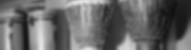
#> input picture assets/block_matching/Djembe_left.png, 191 x 50 px
$ jupyter execute --allow-errors a2_p1_block_matching.ipynb   (shell and % lines are left out)
#> lines starting #> are read from the running program, lines starting #| are printed output that depends on the picture
# perform_block_matching

Write a Python3 function `perform_block_matching(image_left, image_right, block_size, max_disparity)` which performs and returns the best disparity map using the block matching algorithm taught in CompSci773 lecture and tutorial. The function arguments 'image_left' and 'image_right' are a Python3 Numpy list of lists for the left image and the right image, taken from the two cameras. You may assume the left image and right image have been rectified. The function argument 'block_size' is the block size in the block matching algorithm, while 'max_disparity' is the maximum possible disparity value.

Your function should return a Python3 list of lists containing the computed disparity map with the same height and width as the left and right images. To do that, you need to implement the correct image border handling. In this question, you should extend the border by padding with boundary values of the input image (BorderBoundaryPadding). To do that, you may use our helper function 'reflect_make_border(image, offset)' to perform border padding and acquire the padded image. Function argument 'image' is your input image, and 'offset' is the padding width (offset = block_size // 2). You need to do that for both left and right images. Then, before you return the computed disparity map, you need to remove the padded regions to preserve the original image size.

For Block-Score (x, y, d) discussed in the lecture and tutorial, you should use NCC (Normalized Cross Correlation) to compute the cost between two blocks in the left and right images. You may use our helper function 'ncc_cost(block_left, block_right)' to compute NCC as well. The function arguments 'block_left' and 'block_right' are the left and right image windows, respectively.

Note: Do not round your results in any way!

Note: Do not perform any normalization on your disparity map!

Note: You may assume the Python module "Numpy" is available.

Note: You may download the following left and right images to test your code on your own code editor!

Click Here to Download Left Image, Click Here to Download Right Image

Note: You may also download the expected disparity map (in .npy format) below. To read the .npy file, use the following code: np.load('disparity_map.npy').

Click Here to Download Data

[cell 1]
import numpy as np
from PIL import Image
import matplotlib.pyplot as plt

[cell 2]
def ncc_cost(block_left, block_right):
    # Implementation for Normalized Cross-Correlation cost
    nom_left = block_left - np.mean(block_left)
    nom_right = block_right - np.mean(block_right)
    numerator = np.sum(nom_left * nom_right)
    denominator = np.sqrt(np.sum(nom_left ** 2) * np.sum(nom_right ** 2))
    if denominator == 0:
        return 0
    return numerator / denominator

[cell 3]
def reflect_make_border(image, offset):
    # extend the border by padding with boundary values of the input image
    return np.pad(image, ((offset, offset), (offset, offset)), mode='edge')

[cell 4]
def perform_block_matching(image_left, image_right, block_size, max_disparity, debug_x=None, debug_y=None):
#> called with image_left = array of shape (7, 7), image_right = array of shape (7, 7), block_size = 3, max_disparity = 5
    debug = debug_x is not None and debug_y is not None
    height, width = image_left.shape
    offset = block_size // 2

    # print(f"offset: {offset}")

    # Extend the border by padding with boundary values
    padded_left = reflect_make_border(image_left, offset)
    padded_right = reflect_make_border(image_right, offset)

    # Initialize the disparity map
    disparity_map = np.zeros((height, width), dtype=int)

    # Iterate over every pixel in the original img
    for h in range(height):
        for w in range(width):
            # Map coordinates to the padded img
            y = h + offset
            x = w + offset

            best_score = -float('inf')
            best_disparity = 0

            # Extract left img reference block
            block_left = padded_left[y - offset : y + offset + 1, x - offset : x + offset + 1]

            if debug and h == debug_y and w == debug_x:
                print(f"Debugging pixel at (row={h}, col={w})")
                print(f"Reference block from left image:\n{block_left}")
                print("\n"+"-"*50+"\n")

            # Evaluate 0 => max_disparity
            for d in range(max_disparity + 1):
                x_right = x - d

                # Stop if outside the padded boundary
                if x_right - offset < 0:
                    break

                # right img corresponding block
                block_right = padded_right[y - offset : y + offset + 1, x_right - offset : x_right + offset + 1]

                if debug and h == debug_y and w == debug_x:
                    print(f"Corresponding block from right image:\n{block_right}")
                    print("\n"+"-"*10+"\n")

                # Compute NCC
                score = ncc_cost(block_left, block_right)

                # best disparity
                if score > best_score:
                    best_score = score
                    best_disparity = d

                if debug and h == debug_y and w == debug_x:
                    print(f"Disparity {d}: NCC Score = {score}")
                    print(f"Current best disparity: {best_disparity} with score {best_score}\n")

            # Store the best disparity to return
            disparity_map[h, w] = best_disparity

    # Return as a native Python list of lists
    return disparity_map.tolist()

[cell 5]
Il = np.array(
    [
        [117, 31, 80, 81, 99, 68, 69],
        [102, 83, 92, 46, 90, 62, 54],
        [73, 88, 95, 99, 38, 44, 54],
        [61, 32, 22, 24, 25, 28, 35],
        [37, 51, 59, 58, 58, 62, 71],
        [70, 26, 31, 34, 38, 41, 49],
        [191, 178, 192, 177, 179, 179, 175],
    ]
)

Ir = np.array(
    [
        [114, 100, 85, 44, 99, 85, 59],
        [82, 60, 91, 47, 95, 63, 54],
        [67, 50, 90, 49, 39, 44, 54],
        [54, 31, 21, 24, 25, 27, 36],
        [38, 55, 59, 59, 58, 63, 71],
        [63, 17, 33, 37, 37, 42, 49],
        [187, 177, 188, 177, 178, 176, 173],
    ]
)

perform_block_matching(Il, Ir, block_size=3, max_disparity=5)

[cell 6]
rectified_left_image = np.array(Image.open("./assets/block_matching/Djembe_left.png").convert('L'))
#> rectified_left_image is the input picture: shape (50, 191); min 16, max 230, mean 101.7
rectified_right_image = np.array(Image.open("./assets/block_matching/Djembe_right.png").convert('L'))
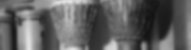
#> input picture assets/block_matching/Djembe_right.png, 191 x 50 px
#> rectified_right_image is the input picture: shape (50, 191); min 19, max 229, mean 95.8

print("Rectified Left Image Shape:", rectified_left_image.shape)
#| Rectified Left Image Shape: (50, 191)
print("Rectified Right Image Shape:", rectified_right_image.shape)
#| Rectified Right Image Shape: (50, 191)

# show the rectified images
plt.figure(figsize=(10, 5))
plt.subplot(1, 2, 1)
plt.title("Rectified Left Image")
plt.imshow(rectified_left_image, cmap='gray')
plt.subplot(1, 2, 2)
plt.title("Rectified Right Image")
plt.imshow(rectified_right_image, cmap='gray')
plt.show()
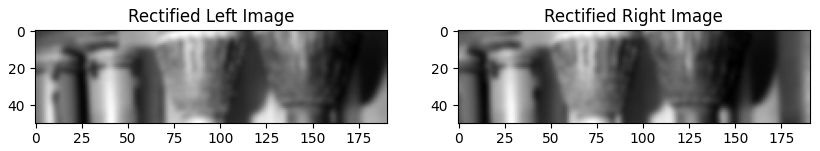
#> figure drawn by matplotlib, 2 panels

[cell 7]
block_size = 11
max_disparity = 20
disparity_map = perform_block_matching(rectified_left_image, rectified_right_image, block_size=block_size, max_disparity=max_disparity)
#> call 2 of perform_block_matching, with block_size = 11, max_disparity = 20
#> call 3 of reflect_make_border, with offset = 5
#> in reflect_make_border (call 3), `return np.pad(image, ((offset, offset), (offset, offset)), mode='edge')`:
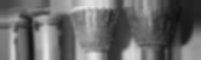
#> returned value: shape (60, 201); min 16, max 230, mean 105.2
#> call 4 of reflect_make_border, with offset = 5
#> in reflect_make_border (call 4), `return np.pad(image, ((offset, offset), (offset, offset)), mode='edge')`:
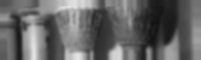
#> returned value: shape (60, 201); min 19, max 229, mean 100.8
#> after the loop in perform_block_matching (call 2), `for h in range(height):`:
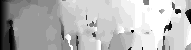
#> disparity_map: shape (50, 191) int64; min 0, max 20, mean 14.35; drawn with min black and max white

# show the disparity map
plt.figure(figsize=(10, 3))
plt.title("Disparity Map")
plt.imshow(disparity_map, cmap='gray')
plt.colorbar()
plt.show()
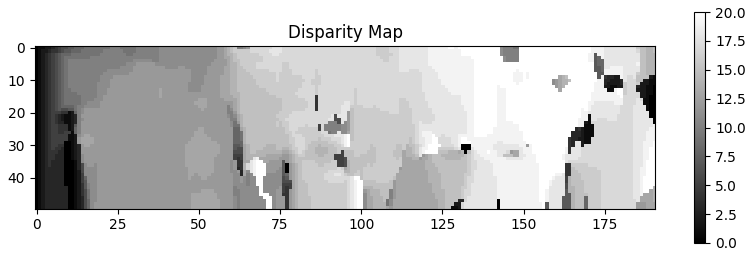
#> figure drawn by matplotlib, 2 panels

disparity_map_np = np.array(disparity_map)
disparity_map_np
